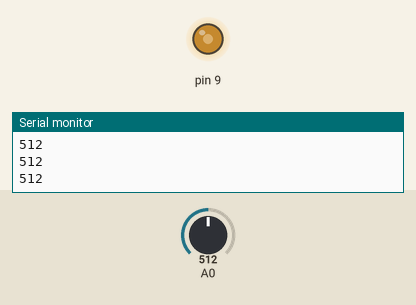
Bench run of a sketch on a simulated Arduino Uno, built with avr-gcc and run on an emulated ATmega328P. On the bench: output pins drawn as LEDs (lit = HIGH), the last lines printed to the serial monitor. Inputs (shaded band) come from the test bench; at power-on: A0 = 512.

Above: at 1.2 s.
1.3 s: A0 set to 716
At 1.7 s:
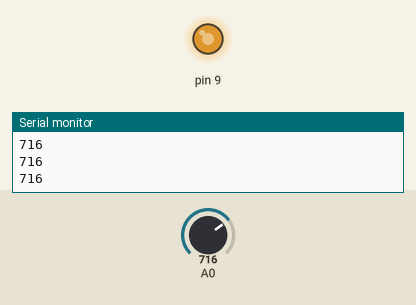
2.8 s: A0 set to 900
At 4.0 s:
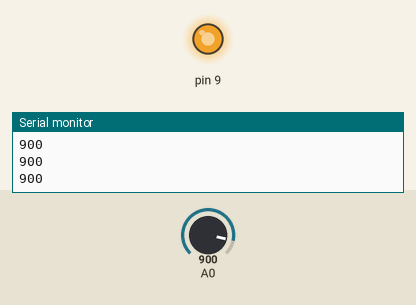
4.3 s: A0 set to 122
At 5.2 s:
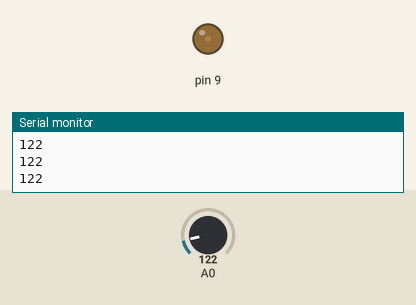
5.8 s: A0 set to 0
At 6.3 s:
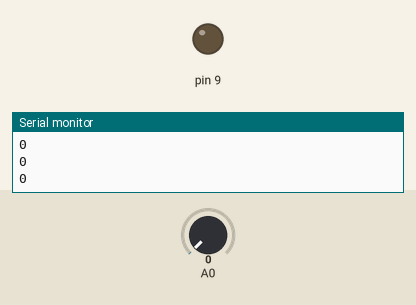
7.3 s: A0 set to 511
At 8.7 s:
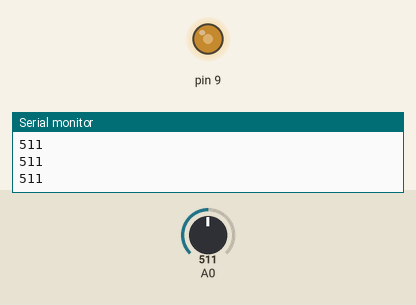
Timing chart, 0 to 9.8 s (numbered marks = the images above; inputs shaded):
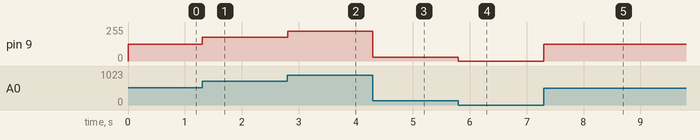

Measured:
- after the input at 1.3 s, pin 9: 127/255 → 178/255 at once
- after the input at 2.8 s, pin 9: 178/255 → 224/255 at once
- after the input at 4.3 s, pin 9: 224/255 → 30/255 at once
- after the input at 5.8 s, pin 9: 30/255 → 0/255 at once
- after the input at 7.3 s, pin 9: 0/255 → 127/255 at once

The sketch:

sketch_jun20a.ino
```cpp
void setup() {
  Serial.begin(9600);
  pinMode(9, OUTPUT);

}

void loop() {
  int analogInputVal = analogRead(A0);
  int brightness = map(analogInputVal, 0, 1023 ,0 , 255);
  analogWrite(9, brightness);
  Serial.println(analogInputVal);

}
```
